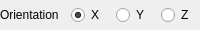
              <widget class="QFrame" name="LayControlOrientM">
               <property name="minimumSize">
                <size>
                 <width>0</width>
                 <height>30</height>
                </size>
               </property>
               <property name="maximumSize">
                <size>
                 <width>16777215</width>
                 <height>30</height>
                </size>
               </property>
               <property name="class" stdset="0">
                <string>label_frame</string>
               </property>
               <layout class="QHBoxLayout" name="horizontalLayout_7" stretch="1,2">
                <property name="leftMargin">
                 <number>0</number>
                </property>
                <property name="topMargin">
                 <number>0</number>
                </property>
                <property name="rightMargin">
                 <number>0</number>
                </property>
                <property name="bottomMargin">
                 <number>0</number>
                </property>
                <item>
                 <widget class="QLabel" name="lblControlOrient">
                  <property name="minimumSize">
                   <size>
                    <width>50</width>
                    <height>0</height>
                   </size>
                  </property>
                  <property name="text">
                   <string>Orientation</string>
                  </property>
                 </widget>
                </item>
                <item>
                 <layout class="QHBoxLayout" name="LayControlOrient">
                  <item>
                   <widget class="QRadioButton" name="rdoControlOrientX">
                    <property name="text">
                     <string>X</string>
                    </property>
                    <property name="checked">
                     <bool>true</bool>
                    </property>
                   </widget>
                  </item>
                  <item>
                   <widget class="QRadioButton" name="rdoControlOrientY">
                    <property name="text">
                     <string>Y</string>
                    </property>
                   </widget>
                  </item>
                  <item>
                   <widget class="QRadioButton" name="rdoControlOrientZ">
                    <property name="text">
                     <string>Z</string>
                    </property>
                   </widget>
                  </item>
                 </layout>
                </item>
               </layout>
              </widget>
